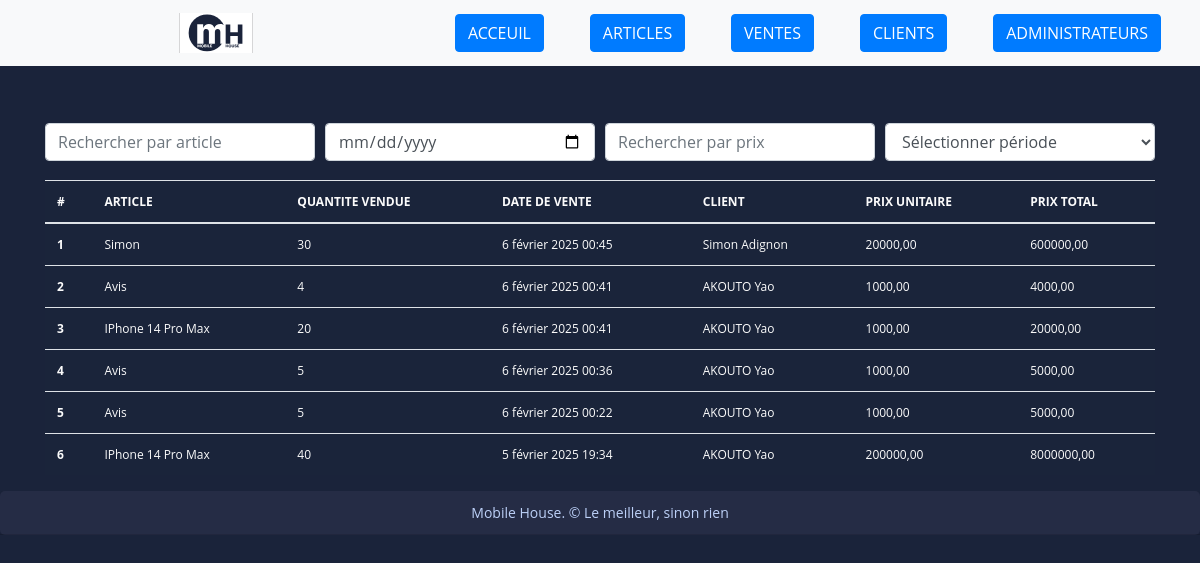
/sales_summary_list, run on an earlier commit of the app's database.
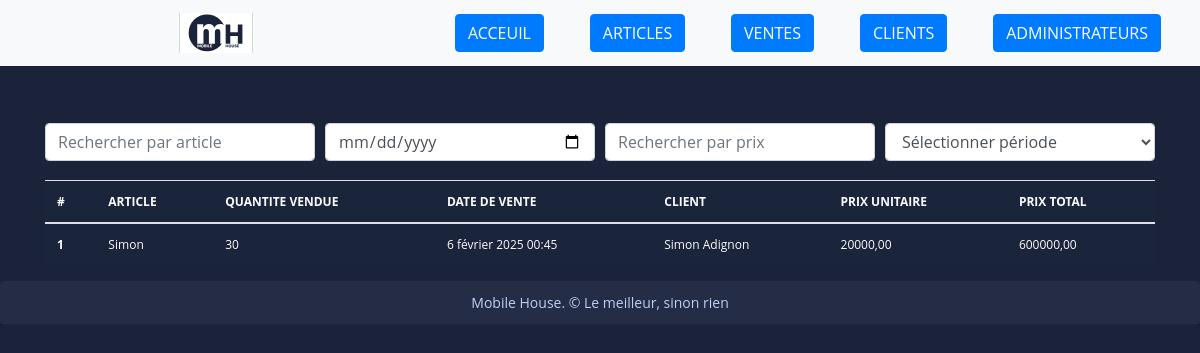
And on a later commit of the database.
### fact_app/models.py (models this page shows, shortened)
class Article(models.Model):
    name = models.CharField(max_length=132)
    stock = models.PositiveIntegerField()
    created_at = models.DateTimeField(auto_now_add=True)
    is_active = models.BooleanField(default=True)
    class Meta:
        verbose_name = "Article"
        verbose_name_plural = "Articles"

class Invoice(models.Model):
    INVOICE_TYPE = (
        ('R', 'RECU'),
        ('F', 'FACTURE')
    )
    customer = models.ForeignKey(Customer, null=True, blank=True, on_delete=models.PROTECT)
    save_by = models.ForeignKey(User, on_delete=models.PROTECT)
    invoice_date_time = models.DateTimeField(auto_now_add=True)
    last_updated_date = models.DateTimeField(null=True)
    paid = models.BooleanField(default=True)
    invoice_type = models.CharField(max_length=1, choices=INVOICE_TYPE)
    comments = models.TextField(null=True, max_length=1000, blank=True)
    class Meta:
        verbose_name = "Invoice"
        verbose_name_plural = "Invoices"

class Customer(models.Model):
    SEX_TYPES = (
        ('M', 'Male'),
        ('F', 'Female'),
    )
    name = models.CharField(max_length=132)
    email = models.EmailField()
    phone = models.CharField(max_length=132)
    address = models.CharField(max_length=132)
    sex = models.CharField(max_length=1, choices=SEX_TYPES)
    age = models.CharField(max_length=12)
    city = models.CharField(max_length=32)
    zip_code = models.CharField(max_length=32)
    created_date = models.DateTimeField(auto_now_add=True)
    save_by = models.ForeignKey(User, on_delete=models.PROTECT)
    class Meta:
        verbose_name = "Customer"
        verbose_name_plural = "Customers"

class InvoiceItem(models.Model):
    invoice = models.ForeignKey(Invoice, null=True, blank=True, on_delete=models.SET_NULL, related_name="invoice_items")
    article = models.ForeignKey(Article, null=True, blank=True, on_delete=models.SET_NULL)
    unit_price = models.DecimalField(max_digits=10, decimal_places=2)
    quantity = models.PositiveIntegerField()
    @property
    def total_price(self):
        return self.quantity * self.unit_price

### fact_app/views.py (the view)
# urls.py: path('sales_summary_list', views.sales_summary, name='sales-summary-list'),
def sales_summary(request):
    sales_data = []
    invoice_items = InvoiceItem.objects.all().order_by('-invoice__invoice_date_time')
    for item in invoice_items:
        sales_data.append({
            'article_name': item.article.name,
            'quantity_sold': item.quantity,
            'sale_date': item.invoice.invoice_date_time,
            'customer_name': item.invoice.customer.name,
            'unit_price': item.unit_price,
            'total_price': item.total_price,
        })
    context = {
        'sales_data': sales_data
    }
    return render(request, 'sales_summary_list.html', context)

### templates/sales_summary_list.html (shortened to what this page needs)
{% extends "base.html" %}
{% load static %}
{% block content %}
<br><br>
<div class="form-row">
    <div class="col-md-3">
        <input id="search_article" class="form-control" type="text" placeholder="Rechercher par article">
    </div>
    <div class="col-md-3">
        <input id="search_date" class="form-control" type="date">
    </div>
    <div class="col-md-3">
        <input id="search_price" class="form-control" type="number" step="0.01" placeholder="Rechercher par prix">
    </div>
    <div class="col-md-3">
        <select id="search_period" class="form-control">
            <option value="">Sélectionner période</option>
        </select>
    </div>
</div>
<br>
<div>
    <table class="table table-striped-columns">
        <thead>
            <tr>
                <th scope="col">#</th>
                <th scope="col">ARTICLE</th>
                <th scope="col">QUANTITE VENDUE</th>
                <th scope="col">DATE DE VENTE</th>
                <th scope="col">CLIENT</th>
                <th scope="col">PRIX UNITAIRE</th>
                <th scope="col">PRIX TOTAL</th>
            </tr>
        </thead>
        <tbody id="myTable">
            {% if sales_data %}
            {% for sale in sales_data %}
            <tr>
                <th scope="row">{{ forloop.counter }}</th>
                <td class="article">{{ sale.article_name }}</td>
                <td class="quantity">{{ sale.quantity_sold }}</td>
                <td class="date" data-date="{{ sale.sale_date }}">{{ sale.sale_date }}</td>
                <td class="customer">{{ sale.customer_name }}</td>
                <td class="unit_price">{{ sale.unit_price }}</td>
                <td class="total_price">{{ sale.total_price }}</td>
            </tr>
            {% endfor %}
            {% else %}
            <tr>
                <td colspan="7" class="text-center">Aucune vente trouvée.</td>
            </tr>
            {% endif %}
        </tbody>
    </table>
</div>
{% endblock %}

What changed in the data, as far as the page shows it:
removed Article: article_name "Avis" "Avis" "Avis"
no longer on this page (row unchanged): Invoice: sale_date "6 février 2025 00:41" "6 février 2025 00:41"
no longer on this page (row unchanged): Customer: customer_name "AKOUTO Yao" "AKOUTO Yao" "AKOUTO Yao" "AKOUTO Yao" "AKOUTO Yao"
removed InvoiceItem: unit_price "1000,00"
removed Article: article_name "IPhone 14 Pro Max" "IPhone 14 Pro Max"
removed InvoiceItem: unit_price "1000,00"
no longer on this page (row unchanged): Invoice: sale_date "6 février 2025 00:36"
removed InvoiceItem: unit_price "1000,00"
no longer on this page (row unchanged): Invoice: sale_date "6 février 2025 00:22"
removed InvoiceItem: unit_price "1000,00"
no longer on this page (row unchanged): Invoice: sale_date "5 février 2025 19:34"
removed InvoiceItem: unit_price "200000,00"
Also different on the page:
list line gone: "2 4 4000,00"
list line gone: "3 20 20000,00"
list line gone: "4 5 5000,00"
list line gone: "5 5 5000,00"
list line gone: "6 40 8000000,00"
